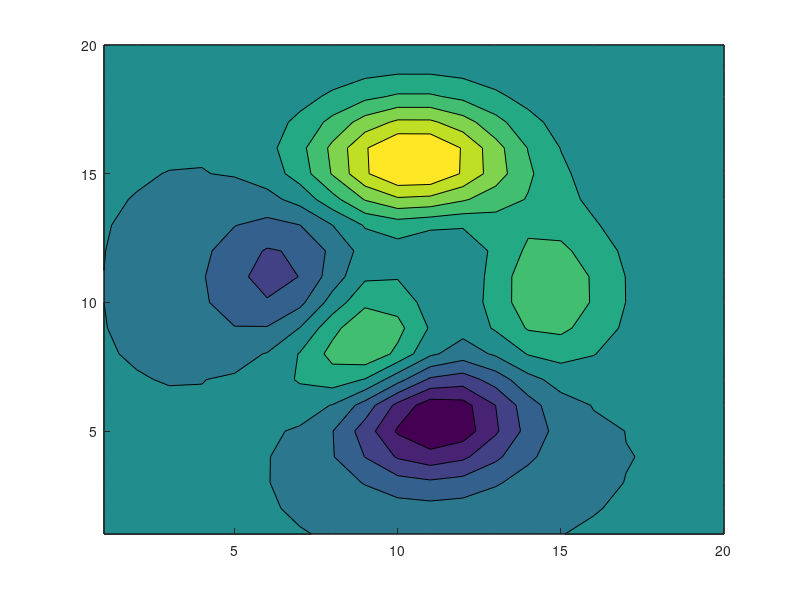

Here is the MATLAB script that generated this plot: (Note: this script raises an error after producing the figure.)
% Playing with colorbars

Z = peaks(20);

cmap = load('CoolWarmFloat257.csv');
% cmap = cmap;
cred = 4;
cmin = -6;
cmax = 6;
                ctop = cmap(end,:);
                cmid = cmap(256/2+1,:);
                cbot = cmap(1,:);
                cper = round((cred-cmin)/(cmax-cmin)*100)/100; % Cred as a fraction of clims
                csplit = 300*cper;
                cmap1 = [[linspace(cbot(1),cmid(1),csplit)',...
                         linspace(cbot(2),cmid(2),csplit)',...
                         linspace(cbot(3),cmid(3),csplit)'];...
                        [linspace(cmid(1),ctop(1),300-csplit)',... 
                         linspace(cmid(2),ctop(2),300-csplit)',...
                         linspace(cmid(3),ctop(3),300-csplit)']];%, linspace(), linspace() ]% mid to bot
cmap2 = zeros(300,3);

cmap2(1:csplit,1) = interp1(linspace(1,csplit,129),cmap(1:129,1),1:csplit);
cmap2(1:csplit,2) = interp1(linspace(1,csplit,129),cmap(1:129,2),1:csplit);
cmap2(1:csplit,3) = interp1(linspace(1,csplit,129),cmap(1:129,3),1:csplit);

cmap2(csplit+1:end,1) = interp1(linspace(1,300-csplit,129),cmap(129:end,1),1:(300-csplit));
cmap2(csplit+1:end,2) = interp1(linspace(1,300-csplit,129),cmap(129:end,2),1:(300-csplit));
cmap2(csplit+1:end,3) = interp1(linspace(1,300-csplit,129),cmap(129:end,3),1:(300-csplit));



figure(1);
        contourf(Z,'edgecolor','none');
        colormap(cmap); ch = colorbar;
figure(2);
        contourf(Z,'edgecolor','none');
        colormap(cmap2); ch1 = colorbar;